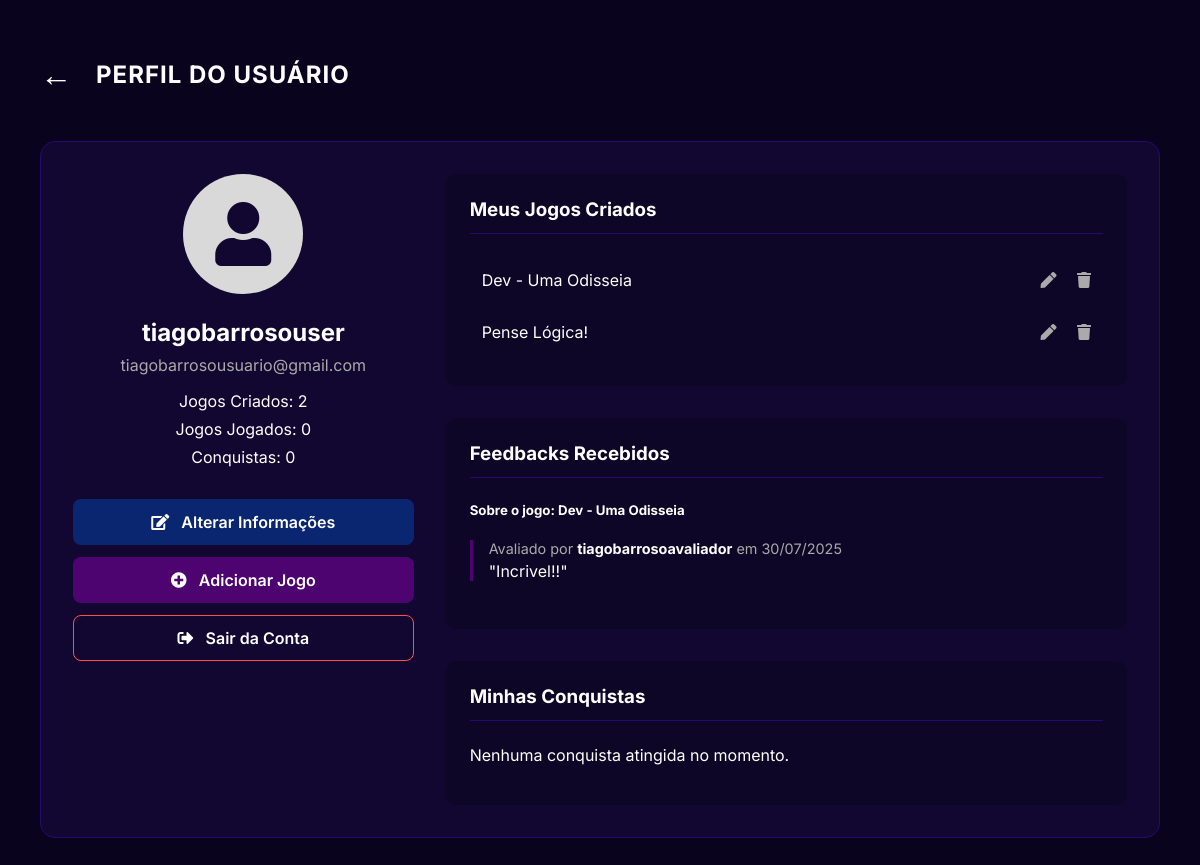
The page /perfil/ (signed in) on the database as committed earlier.
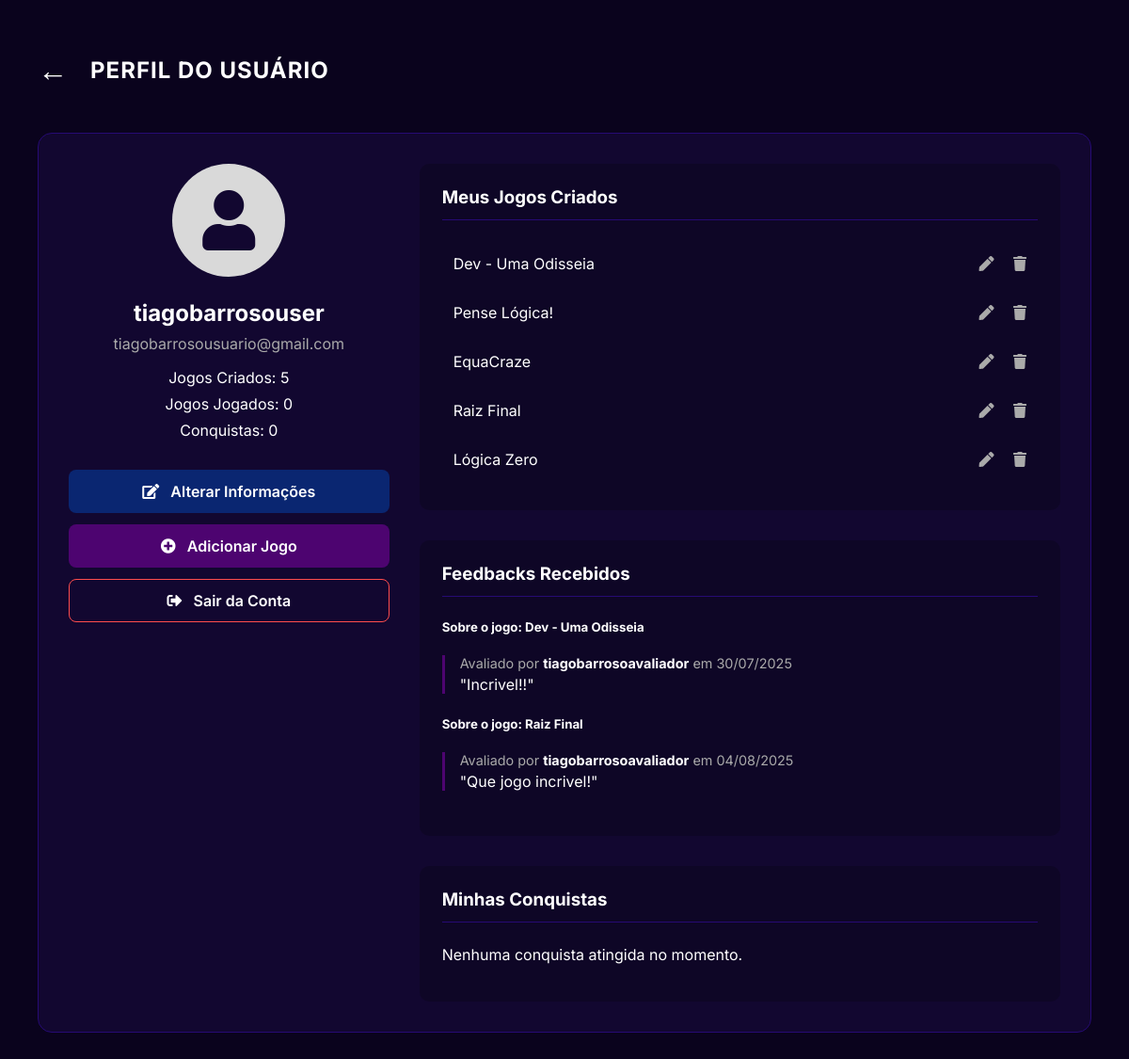
The same page on the database as committed later.
### potplayapp/models.py (models this page shows, shortened)
class Jogo(models.Model):
    STATUS_AVALIACAO = [
        ('Pendente', 'Pendente'),
        ('Aprovado', 'Aprovado'),
        ('Rejeitado', 'Rejeitado'),
    ]
    desenvolvedor = models.ForeignKey(User, on_delete=models.CASCADE, related_name="jogos_criados")
    categoria = models.ForeignKey(Categoria, on_delete=models.SET_NULL, null=True, blank=False)
    capa = models.ImageField(upload_to='capas/', null=True, blank=True)
    nome = models.CharField(max_length=255)
    descricao = models.TextField()
    favoritos = models.ManyToManyField(User, related_name='jogos_favoritos', blank=True)
    arquivo_jogo = models.FileField(upload_to='arquivos_jogos/')
    data_submissao = models.DateTimeField(auto_now_add=True)
    data_atualizacao = models.DateTimeField(auto_now=True) # Atualiza automaticamente a cada edição
    status_avaliacao = models.CharField(
        max_length=10,
        choices=STATUS_AVALIACAO,
        default='Pendente'
    )

class Avaliacao(models.Model):
    jogo = models.ForeignKey(Jogo, on_delete=models.CASCADE, related_name='avaliacoes_oficiais')
    avaliador = models.ForeignKey(User, on_delete=models.CASCADE)
    feedback = models.TextField(verbose_name="Feedback da avaliação")
    data_avaliacao = models.DateTimeField(auto_now_add=True)
    class Meta:
        unique_together = ('jogo', 'avaliador')

### potplayapp/views.py (the view)
# urls.py: path('perfil/', views.perfil_view, name='perfil'),
@login_required
def perfil_view(request):
    jogos_criados = Jogo.objects.filter(
        desenvolvedor=request.user
    ).prefetch_related('avaliacoes_oficiais__avaliador')
    is_developer = request.user.groups.filter(name='Desenvolvedores').exists()
    contexto = {
        'jogos_criados': jogos_criados,
        'is_developer': is_developer,
    }
    return render(request, 'perfil.html', contexto)

### potplayapp/templates/perfil.html (shortened to what this page needs)
{% load static %}
<!DOCTYPE html>
<html lang="pt-br">
<head>
    <link rel="stylesheet" href="{% static 'potplayapp/css/global.css' %}">
    <link rel="stylesheet" href="https://cdnjs.cloudflare.com/ajax/libs/font-awesome/5.15.4/css/all.min.css">
</head>
<body>
    <div class="header-perfil">
        <a href="{% url 'home' %}" class="seta-voltar">&#8592;</a>
        <h2>PERFIL DO USUÁRIO</h2>
    </div>
    <div class="perfil-wrapper">
        <div class="perfil-bloco">
            <div class="imagem-perfil">
                <i class="fas fa-user icon"></i>
            </div>
            <div class="usuario-info">
                <p class="nome-usuario">{{ user.username }}</p>
                <p class="email-usuario">{{ user.email }}</p>
                <p>Jogos Criados: {{ jogos_criados|length }}</p>
                <p>Jogos Jogados: 0</p>
                <p>Conquistas: 0</p>
            </div>
            <div class="botoes-acao">
                <a href="{% url 'alterar_perfil' %}" class="botao-acao botao-alterar">
                    <i class="fas fa-edit"></i> Alterar Informações
                </a>
                {% if is_developer %}
                <a href="{% url 'adicionar_jogo' %}" class="botao-acao botao-adicionar">
                    <i class="fas fa-plus-circle"></i> Adicionar Jogo
                </a>
                {% endif %}
                <a href="{% url 'logout' %}" class="botao-acao botao-sair">
                    <i class="fas fa-sign-out-alt"></i> Sair da Conta
                </a>
            </div>
        </div>
        <div class="perfil-jogos">
            <div class="jogos-bloco">
                <h3>Meus Jogos Criados</h3>
                {% for jogo in jogos_criados %}
                    <div class="jogo-card-lista">
                        <span>{{ jogo.nome }}</span>
                        <div class="acoes-jogo">
                            <a href="{% url 'editar_jogo' jogo.id %}" title="Editar"><i class="fas fa-pen"></i></a>
                            <a href="{% url 'deletar_jogo' jogo.id %}" title="Deletar"><i class="fas fa-trash"></i></a>
                        </div>
                    </div>
                {% empty %}
                    <p>Você ainda não criou nenhum jogo.</p>
                {% endfor %}
            </div>
            <div class="feedbacks-bloco">
                <h3>Feedbacks Recebidos</h3>
                {% for jogo in jogos_criados %}
                    {% if jogo.avaliacoes_oficiais.all %}
                        <h5>Sobre o jogo: {{ jogo.nome }}</h5>
                        {% for avaliacao in jogo.avaliacoes_oficiais.all %}
                            <div class="feedback-item">
                                <p class="feedback-meta">
                                    Avaliado por <strong>{{ avaliacao.avaliador.username }}</strong> em {{ avaliacao.data_avaliacao|date:"d/m/Y" }}
                                </p>
                                <p class="feedback-texto">"{{ avaliacao.feedback }}"</p>
                            </div>
                        {% endfor %}
                    {% endif %}
                {% endfor %}
            </div>
            <div class="conquistas-bloco">
                <h3>Minhas Conquistas</h3>
                <p>Nenhuma conquista atingida no momento.</p>
            </div>
        </div>
    </div>
</body>
</html>

Rows that differ between the two databases and show on the page:
added Jogo: nome "EquaCraze", shown under "Meus Jogos Criados"
added Jogo: nome "Raiz Final"
added Jogo: nome "Lógica Zero", shown under "Meus Jogos Criados"
added Avaliacao: avaliador.username "tiagobarrosoavaliador", data_avaliacao "04/08/2025", feedback "Que jogo incrivel!", shown under "Raiz Final"
Other text that changed with them:
{{ jogos_criados|length }}: "2" → "5"
